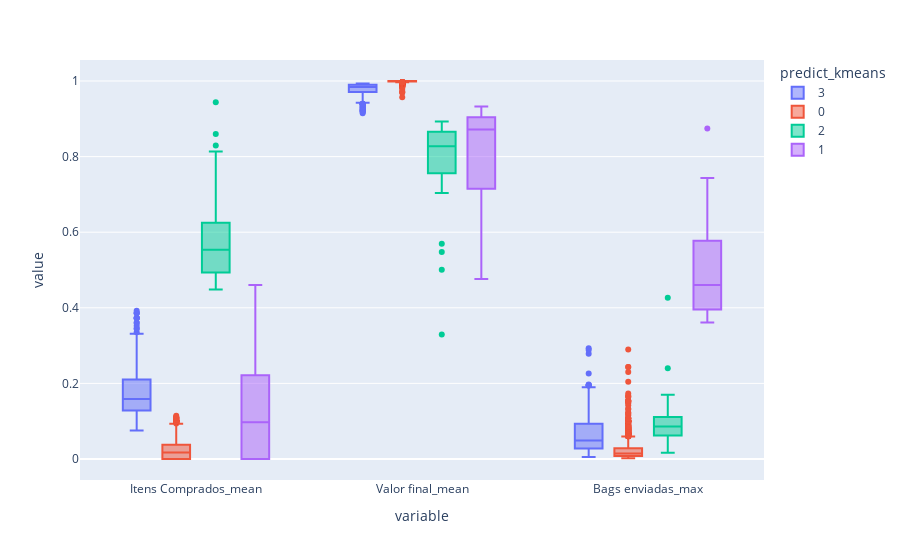

Write notebook code for a chart like this one.
### Code cell
import plotly.express as px
fig = px.box(df_agre_col_na_norm, color='predict_kmeans')
fig.show()

### Figure 1 — Plotly figure (JSON) as saved in the notebook; plotly's stock layout.template omitted (floating-point values rounded to 4 significant figures; data arrays with more than 128 entries replaced by an {"elided": "..."} marker saying what was removed)
{"data": [{"alignmentgroup": "True", "hovertemplate": "predict_kmeans=3<br>variable=%{x}<br>value=%{y}<extra></extra>", "legendgroup": "3", "marker": {"color": "#636efa"}, "name": "3", "notched": false, "offsetgroup": "3", "orientation": "v", "showlegend": true, "type": "box", "x": {"elided": "627 str values"}, "x0": " ", "xaxis": "x", "y": {"elided": "627 float values"}, "y0": " ", "yaxis": "y"}, {"alignmentgroup": "True", "hovertemplate": "predict_kmeans=0<br>variable=%{x}<br>value=%{y}<extra></extra>", "legendgroup": "0", "marker": {"color": "#EF553B"}, "name": "0", "notched": false, "offsetgroup": "0", "orientation": "v", "showlegend": true, "type": "box", "x": {"elided": "5079 str values"}, "x0": " ", "xaxis": "x", "y": {"elided": "5079 float values"}, "y0": " ", "yaxis": "y"}, {"alignmentgroup": "True", "hovertemplate": "predict_kmeans=2<br>variable=%{x}<br>value=%{y}<extra></extra>", "legendgroup": "2", "marker": {"color": "#00cc96"}, "name": "2", "notched": false, "offsetgroup": "2", "orientation": "v", "showlegend": true, "type": "box", "x": ["Itens Comprados_mean", "Itens Comprados_mean", "Itens Comprados_mean", "Itens Comprados_mean", "Itens Comprados_mean", "Itens Comprados_mean", "Itens Comprados_mean", "Itens Comprados_mean", "Itens Comprados_mean", "Itens Comprados_mean", "Itens Comprados_mean", "Itens Comprados_mean", "Itens Comprados_mean", "Itens Comprados_mean", "Itens Comprados_mean", "Itens Comprados_mean", "Itens Comprados_mean", "Itens Comprados_mean", "Itens Comprados_mean", "Itens Comprados_mean", "Itens Comprados_mean", "Itens Comprados_mean", "Itens Comprados_mean", "Itens Comprados_mean", "Itens Comprados_mean", "Itens Comprados_mean", "Itens Comprados_mean", "Itens Comprados_mean", "Valor final_mean", "Valor final_mean", "Valor final_mean", "Valor final_mean", "Valor final_mean", "Valor final_mean", "Valor final_mean", "Valor final_mean", "Valor final_mean", "Valor final_mean", "Valor final_mean", "Valor final_mean", "Valor final_mean", "Valor final_mean", "Valor final_mean", "Valor final_mean", "Valor final_mean", "Valor final_mean", "Valor final_mean", "Valor final_mean", "Valor final_mean", "Valor final_mean", "Valor final_mean", "Valor final_mean", "Valor final_mean", "Valor final_mean", "Valor final_mean", "Valor final_mean", "Bags enviadas_max", "Bags enviadas_max", "Bags enviadas_max", "Bags enviadas_max", "Bags enviadas_max", "Bags enviadas_max", "Bags enviadas_max", "Bags enviadas_max", "Bags enviadas_max", "Bags enviadas_max", "Bags enviadas_max", "Bags enviadas_max", "Bags enviadas_max", "Bags enviadas_max", "Bags enviadas_max", "Bags enviadas_max", "Bags enviadas_max", "Bags enviadas_max", "Bags enviadas_max", "Bags enviadas_max", "Bags enviadas_max", "Bags enviadas_max", "Bags enviadas_max", "Bags enviadas_max", "Bags enviadas_max", "Bags enviadas_max", "Bags enviadas_max", "Bags enviadas_max"], "x0": " ", "xaxis": "x", "y": [0.5107, 0.5742, 0.696, 0.4758, 0.8295, 0.5604, 0.6708, 0.4489, 0.5425, 0.5164, 0.5164, 0.8137, 0.5162, 0.6266, 0.4675, 0.8597, 0.5464, 0.5828, 0.4489, 0.6238, 0.9439, 0.5901, 0.4482, 0.5754, 0.5164, 0.449, 0.5685, 0.4486, 0.8427, 0.8186, 0.7176, 0.8769, 0.5475, 0.7926, 0.7379, 0.8865, 0.8379, 0.852, 0.852, 0.5696, 0.8546, 0.7754, 0.8779, 0.5007, 0.8365, 0.8042, 0.8913, 0.7746, 0.3291, 0.804, 0.8814, 0.8137, 0.852, 0.889, 0.7035, 0.8926, 0.1702, 0.0164, 0.024, 0.06798, 0.1106, 0.2402, 0.07453, 0.1122, 0.06028, 0.08606, 0.08606, 0.1162, 0.05735, 0.07832, 0.1039, 0.1011, 0.04203, 0.1166, 0.06412, 0.104, 0.02551, 0.07376, 0.1494, 0.0822, 0.08606, 0.0898, 0.4264, 0.04486], "y0": " ", "yaxis": "y"}, {"alignmentgroup": "True", "hovertemplate": "predict_kmeans=1<br>variable=%{x}<br>value=%{y}<extra></extra>", "legendgroup": "1", "marker": {"color": "#ab63fa"}, "name": "1", "notched": false, "offsetgroup": "1", "orientation": "v", "showlegend": true, "type": "box", "x": ["Itens Comprados_mean", "Itens Comprados_mean", "Itens Comprados_mean", "Itens Comprados_mean", "Itens Comprados_mean", "Itens Comprados_mean", "Itens Comprados_mean", "Itens Comprados_mean", "Itens Comprados_mean", "Valor final_mean", "Valor final_mean", "Valor final_mean", "Valor final_mean", "Valor final_mean", "Valor final_mean", "Valor final_mean", "Valor final_mean", "Valor final_mean", "Bags enviadas_max", "Bags enviadas_max", "Bags enviadas_max", "Bags enviadas_max", "Bags enviadas_max", "Bags enviadas_max", "Bags enviadas_max", "Bags enviadas_max", "Bags enviadas_max"], "x0": " ", "xaxis": "x", "y": [0.09712, 0, 0.4602, 0, 0.1857, 0.08762, 0.3303, 0.1513, 0, 0.4759, 0.8926, 0.7593, 0.8529, 0.9098, 0.8718, 0.5818, 0.9025, 0.9324, 0.8741, 0.4508, 0.4602, 0.5222, 0.3713, 0.4819, 0.7432, 0.4033, 0.3614], "y0": " ", "yaxis": "y"}], "layout": {"boxmode": "group", "legend": {"title": {"text": "predict_kmeans"}, "tracegroupgap": 0}, "margin": {"t": 60}, "xaxis": {"anchor": "y", "domain": [0, 1], "title": {"text": "variable"}}, "yaxis": {"anchor": "x", "domain": [0, 1], "title": {"text": "value"}}}}
